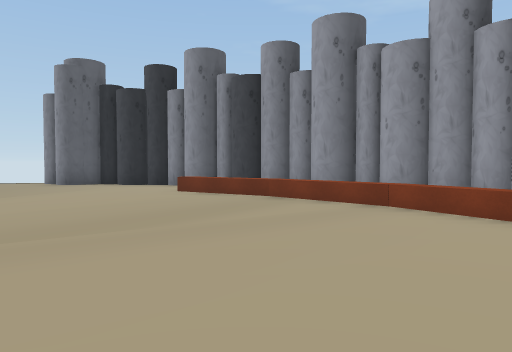
view 1 (above)

16 first-person views from a walk through a scene from a Unity 3-D project. The camera is 1.3 m above the floor, tilts 2° down and sees 70° across. The floor is counted in squares, 2 m on a side. Each view is taken from the middle of a square. On the plan, view 1 faces up. The plan holds only what a view shows up to about 11 squares ahead; the rest is blank. The player character is not drawn.

view 2
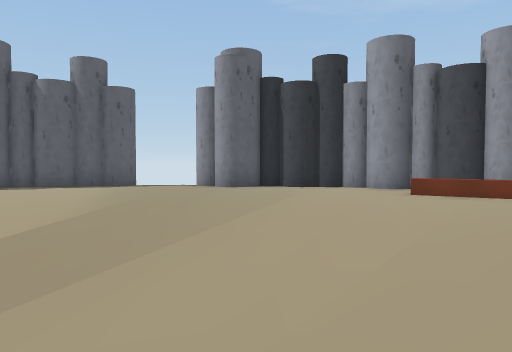

view 3
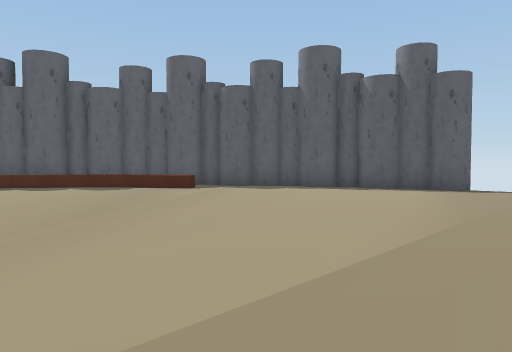

view 4
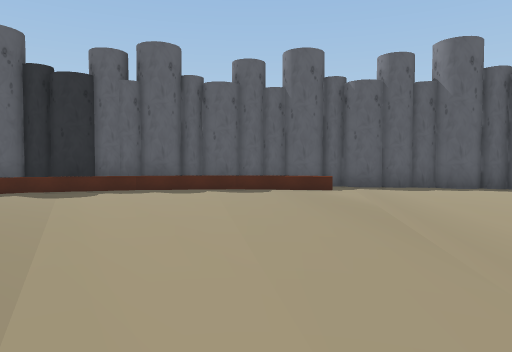

view 5
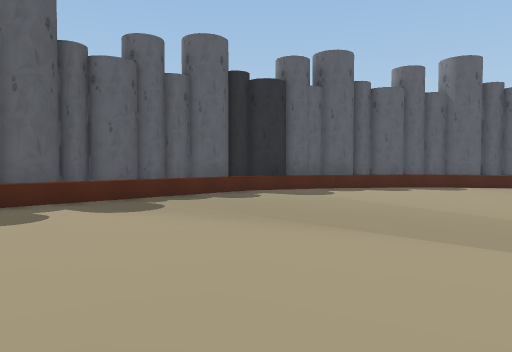

view 6
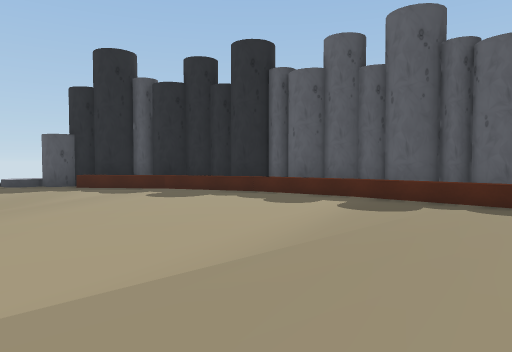

view 7
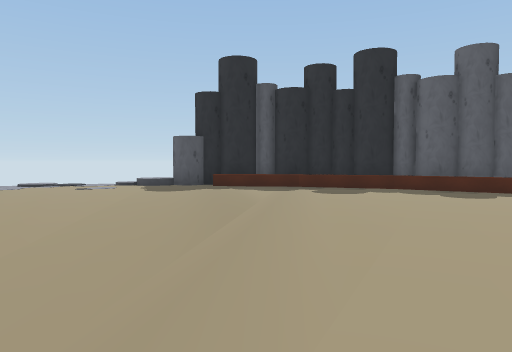

view 8
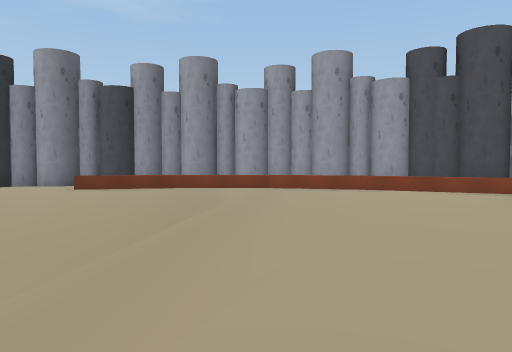

view 9
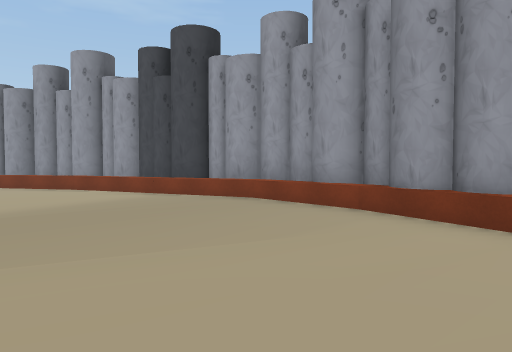

view 10
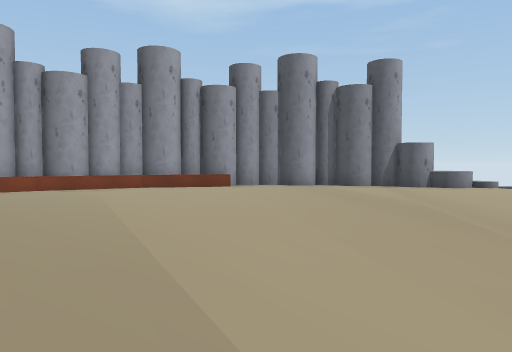

view 11
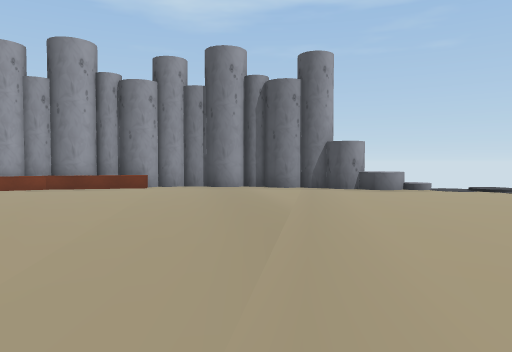

view 12
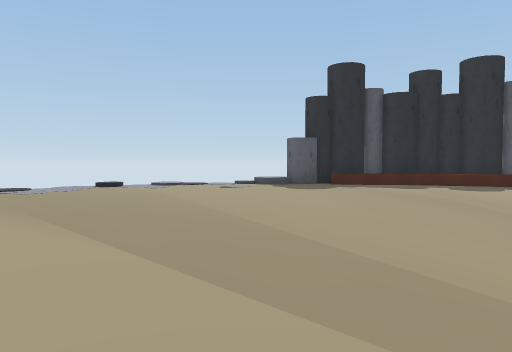

view 13
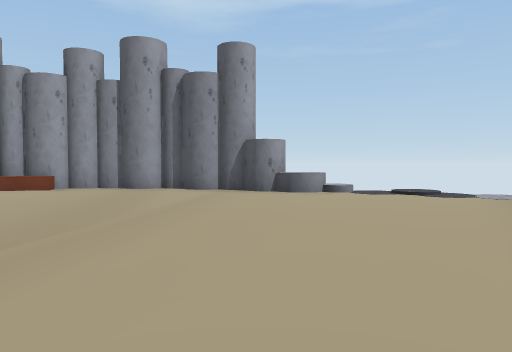

view 14
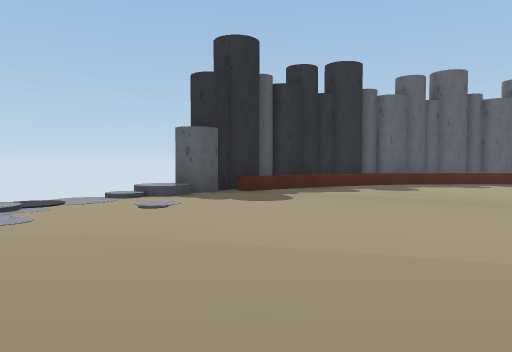

view 15
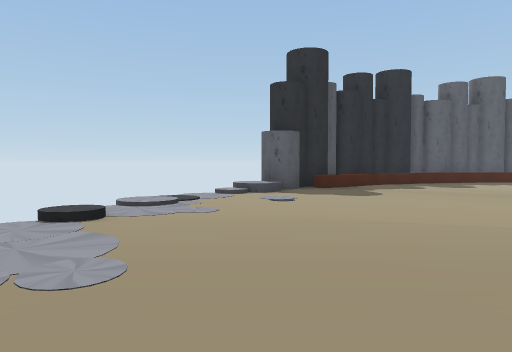

view 16
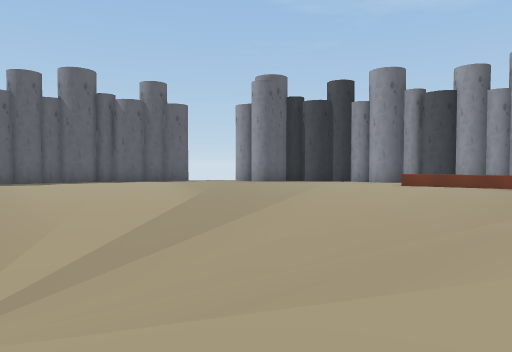

### Floor plan
Key: @ floor where view 1 was taken; # wall or solid block; x gap in a wall; . main floor; : floor 0.25 m higher than the main floor; + floor 0.5 m higher than the main floor; / step, stairs or slope; = window, fence, low wall or low ledge; ^ raised ledge.
Columns run from 20 left of view 1 to 5 right of it. Each row starts with its distance up from view 1.
 12           ##  ###
 11        ####...#.####
 10       ##...........##
  9      ##............  #
  8     ##=............^^###
  7    ##^...............^##
  6   ##^.................^##
  5   #^...................^#
  4  ##....................^##
  3  #^.....................^#
  2  #......................^#
  1 ##......................^#
  0 #^..................@....#
 -1 #^.......... ......  ....#
 -2 #^..........  ...........#
 -3 #^.......................#
 -4  #.......................#
 -5  #^......................#
 -6  #^.....................##
 -7  ##^...................^#
 -8   ##...................##
 -9    #^..................#
-10     ##................##
-11     x+/............####
-12        .........../#
-13         :.... ..:.

Positions as (right, up) in squares from view 1, and headings:
1: (0, 0), facing up
2: (-5, 1), facing up
3: (-6, 2), facing up-left
4: (-9, 0), facing up-left
5: (-12, -4), facing up-left
6: (-12, 1), facing down-left
7: (-9, -1), facing down-left
8: (-5, -1), facing up-right
9: (0, -6), facing up-right
10: (-5, -1), facing down-right
11: (-6, -3), facing down-right
12: (-6, -3), facing down-left
13: (-7, -5), facing down-right
14: (-7, -9), facing left
15: (-6, -11), facing left
16: (-6, -2), facing up
